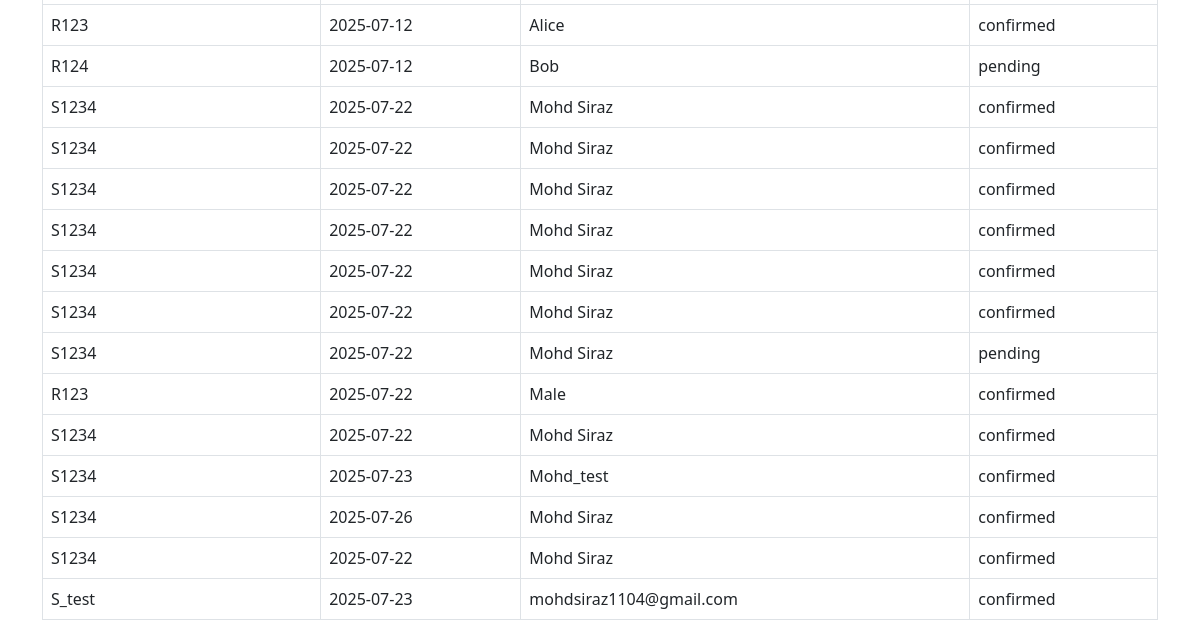
Before: /view (lower part) with the older database file.
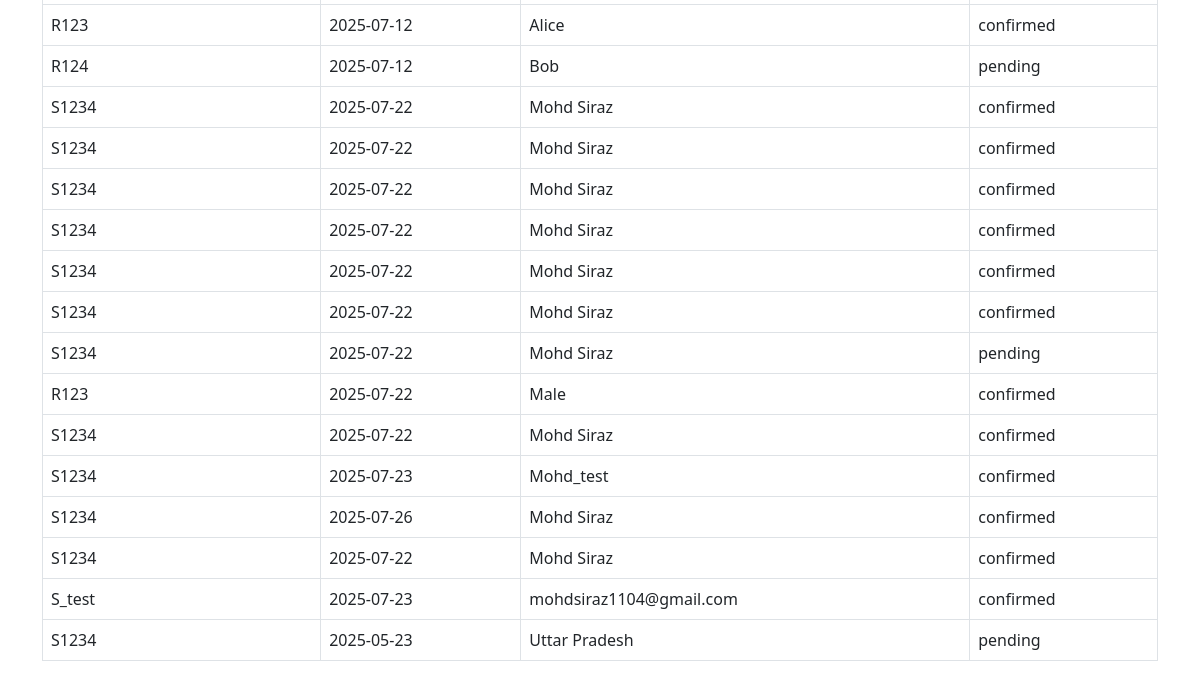
After: the same page with the newer database file.
### tables this page shows
CREATE TABLE reservations (
    reservation_no TEXT,
    date TEXT,
    name TEXT,
    status TEXT
);

### app.py (the view)
@app.route('/view')
def view_reservations():
    conn = sqlite3.connect('database.db')
    c = conn.cursor()
    c.execute("SELECT * FROM reservations")
    rows = c.fetchall()
    conn.close()
    return render_template("view.html", reservations=rows)

### templates/view.html (shortened to what this page needs)
<!DOCTYPE html>
<html>
<head>
    <link href="https://cdn.jsdelivr.net/npm/bootstrap@5.3.0/dist/css/bootstrap.min.css" rel="stylesheet">
</head>
<body>
  <div class="container mt-5">
    <table class="table table-bordered">
      <tbody>
        {% for r in reservations %}
        <tr>
          <td>{{ r[0] }}</td>
          <td>{{ r[1] }}</td>
          <td>{{ r[2] }}</td>
          <td>{{ r[3] }}</td>
        </tr>
        {% endfor %}
      </tbody>
    </table>
  </div>
</body>
</html>

Changed rows visible on the page:
added reservations: reservation_no "S1234", date "2025-05-23", name "Uttar Pradesh", status "pending"
